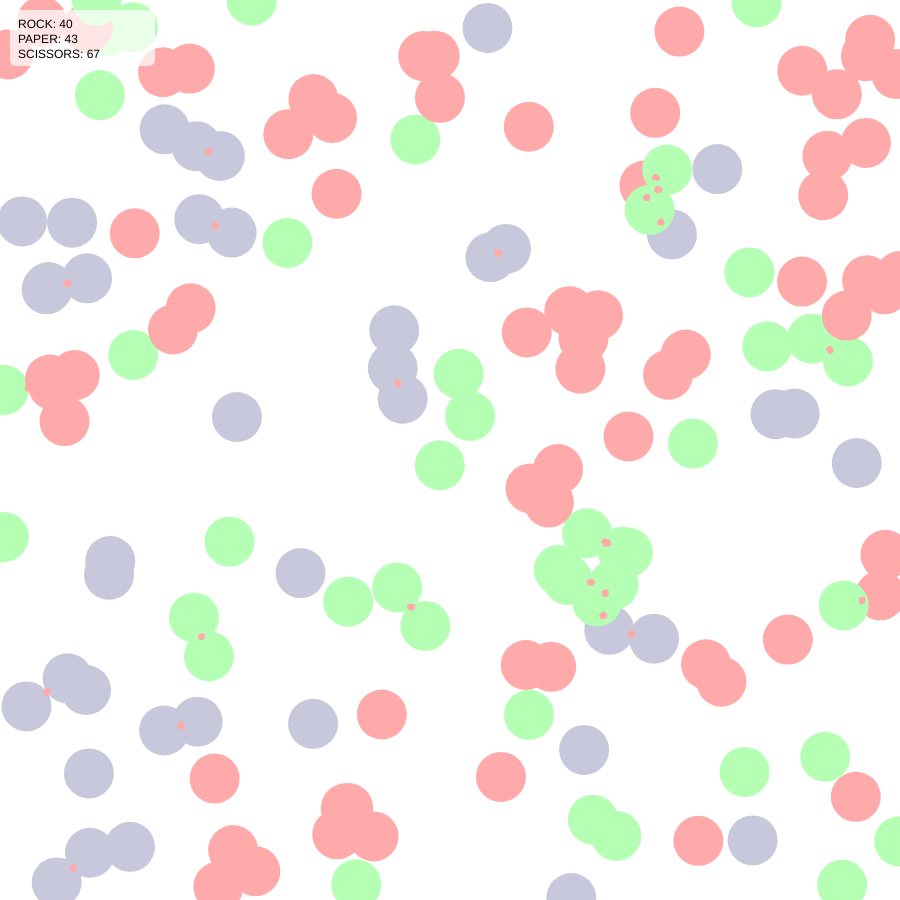
Frame 1 (no input)
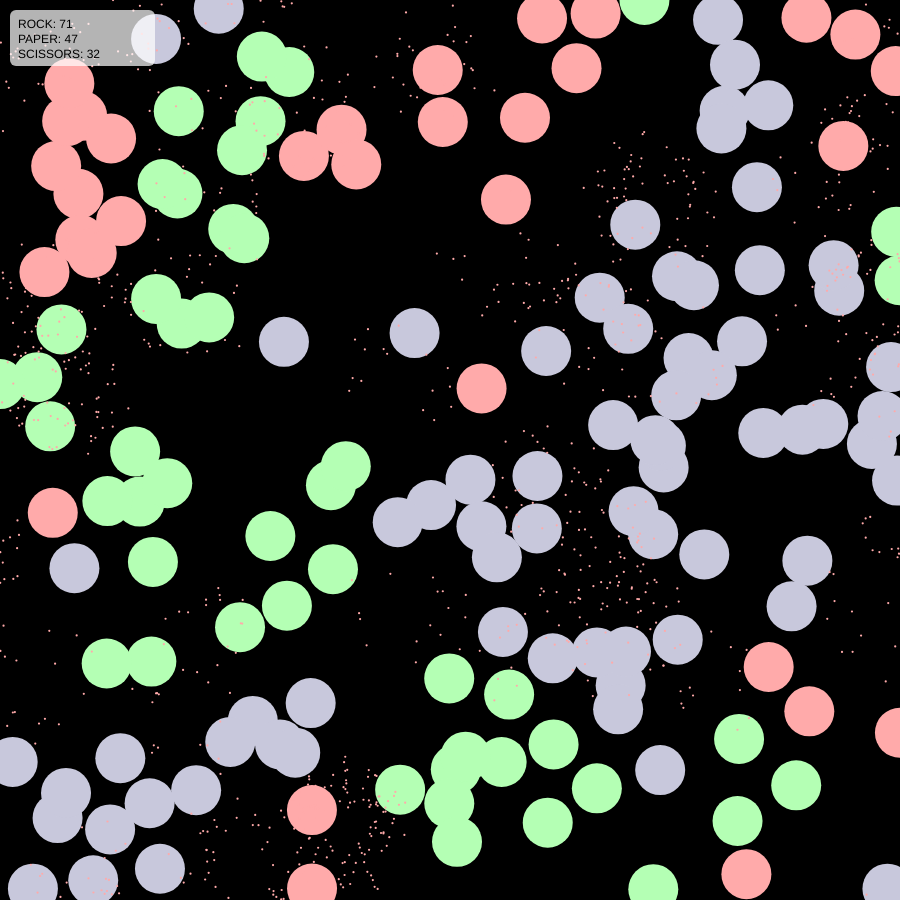
Frame 60 (no input)
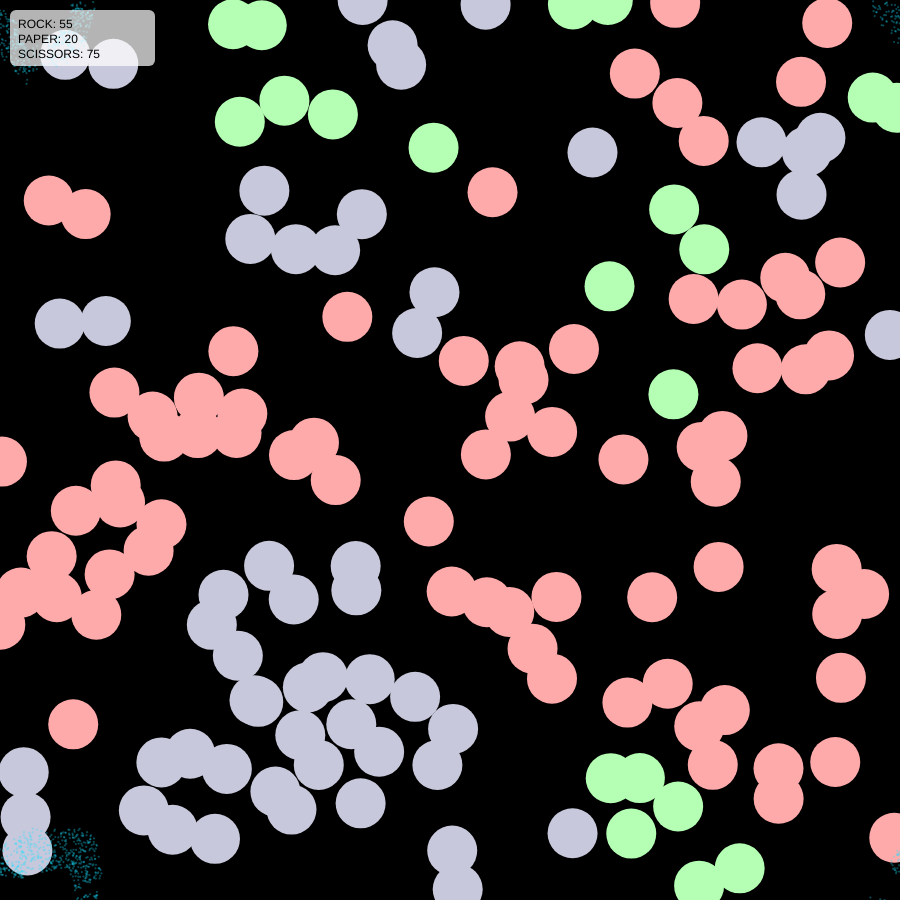
Frame 120 (the mouse pressed at the canvas centre since frame 60)

The p5.js sketch that drew these frames (run headless with seeded random() and noise() and a simulated clock; from frame 60 on, the mouse is pressed at the canvas centre):

// p5.js sketch
// ── sketch.js
const _0x30c834=_0x4b20;(function(_0x2ba4cb,_0x1b00f2){const _0x559144=_0x4b20,_0x15fd5f=_0x2ba4cb();while(!![]){try{const _0x57afe0=parseInt(_0x559144(0x112))/0x1*(-parseInt(_0x559144(0x102))/0x2)+-parseInt(_0x559144(0x10e))/0x3+parseInt(_0x559144(0x113))/0x4+-parseInt(_0x559144(0x10f))/0x5*(-parseInt(_0x559144(0xf9))/0x6)+parseInt(_0x559144(0x10c))/0x7*(-parseInt(_0x559144(0xfb))/0x8)+parseInt(_0x559144(0x104))/0x9*(-parseInt(_0x559144(0x116))/0xa)+parseInt(_0x559144(0xfe))/0xb;if(_0x57afe0===_0x1b00f2)break;else _0x15fd5f['push'](_0x15fd5f['shift']());}catch(_0x4aa618){_0x15fd5f['push'](_0x15fd5f['shift']());}}}(_0x1f62,0xc83b7));function _0x4b20(_0x44e087,_0x3a9f8c){const _0x1f62d1=_0x1f62();return _0x4b20=function(_0x4b2097,_0x11851a){_0x4b2097=_0x4b2097-0xf7;let _0x26c355=_0x1f62d1[_0x4b2097];return _0x26c355;},_0x4b20(_0x44e087,_0x3a9f8c);}const SIDE_SCALE=0.9,NUM_PER_TYPE=0x32,R_PARTICLE=0x19,R_COLLISION=0x32,SPEED=1.2,NOISE_E=0.002,NOISE_T=0.01,TRAIL_ALPHA=0x19,SPARKS_PER_HIT=0x10,SPARK_SPEED=2.4,SPARK_LIFE=0x64,MAX_SPARKS=0x3e8;let MODE_INTERACT='none';const MOUSE_R=0x78,MOUSE_FORCE=0.08,ROCK=0x0,PAPER=0x1,SCISSORS=0x2,COLORS={[ROCK]:[0xc8,0xc8,0xdc],[PAPER]:[0xb4,0xff,0xb4],[SCISSORS]:[0xff,0xaa,0xaa]};let agents=[],sparks=[];function winnerOf(_0x403bca,_0xb111c5){if(_0x403bca===_0xb111c5)return null;if(_0x403bca===ROCK&&_0xb111c5===SCISSORS)return _0x403bca;if(_0x403bca===SCISSORS&&_0xb111c5===PAPER)return _0x403bca;if(_0x403bca===PAPER&&_0xb111c5===ROCK)return _0x403bca;return _0xb111c5;}function wrap(_0x310fb7){if(_0x310fb7['x']<0x0)_0x310fb7['x']=width;if(_0x310fb7['x']>width)_0x310fb7['x']=0x0;if(_0x310fb7['y']<0x0)_0x310fb7['y']=height;if(_0x310fb7['y']>height)_0x310fb7['y']=0x0;}class Agent{constructor(_0x45b2b2,_0x12849d,_0x2432b9){const _0x518e5e=_0x4b20;this['p']=createVector(_0x45b2b2,_0x12849d),this['v']=p5[_0x518e5e(0x105)][_0x518e5e(0x114)]()[_0x518e5e(0x111)](SPEED),this[_0x518e5e(0x110)]=_0x2432b9,this[_0x518e5e(0x103)]=random(0x3e8),this[_0x518e5e(0x115)]=![],this['a']=p5['Vector'][_0x518e5e(0x114)]()['heading']();}[_0x30c834(0x10b)](_0x19eff8){const _0x4b6aa9=_0x30c834,_0x28f4f2=p5[_0x4b6aa9(0x105)][_0x4b6aa9(0xfa)](this['a'])['mult'](0.6);this['v'][_0x4b6aa9(0x108)](_0x28f4f2)[_0x4b6aa9(0x10a)](SPEED*1.6);if(MODE_INTERACT!==_0x4b6aa9(0x101)){const _0x3663c4=dist(this['p']['x'],this['p']['y'],mouseX,mouseY);if(_0x3663c4<MOUSE_R){let _0x3cde7f=createVector(mouseX-this['p']['x'],mouseY-this['p']['y'])[_0x4b6aa9(0xfc)](map(_0x3663c4,0x0,MOUSE_R,MOUSE_FORCE,0x0));if(MODE_INTERACT===_0x4b6aa9(0x100))_0x3cde7f[_0x4b6aa9(0x111)](-0x1);this['v']['add'](_0x3cde7f);}}this['p'][_0x4b6aa9(0x108)](this['v']),wrap(this['p']);}['draw'](){const _0xe169b9=_0x30c834,_0x1b5b08=COLORS[this[_0xe169b9(0x110)]];fill(_0x1b5b08[0x0],_0x1b5b08[0x1],_0x1b5b08[0x2]),noStroke(),ellipse(this['p']['x'],this['p']['y'],R_PARTICLE*0x2);}[_0x30c834(0x10d)](_0x190b68){const _0x27c919=_0x30c834;this[_0x27c919(0x110)]=_0x190b68;}}class Spark{constructor(_0x541d1f,_0x32cab7,_0x3fc513){const _0x4e560f=_0x30c834;this['p']=createVector(_0x541d1f,_0x32cab7),this['v']=p5[_0x4e560f(0x105)]['random2D']()[_0x4e560f(0x111)](random(SPARK_SPEED*0.4,SPARK_SPEED)),this[_0x4e560f(0x106)]=SPARK_LIFE,this[_0x4e560f(0xff)]=_0x3fc513;}[_0x30c834(0x10b)](_0x223dfd){const _0x1e408b=_0x30c834;this['v'][_0x1e408b(0x111)](0.97);const _0x4ddb71=noise(this['p']['x']*NOISE_E*0x2,this['p']['y']*NOISE_E*0x2,(_0x223dfd+this[_0x1e408b(0xff)])*NOISE_T)*TWO_PI*0x2;this['v']['add'](p5['Vector'][_0x1e408b(0xfa)](_0x4ddb71)['mult'](0.05)),this['p'][_0x1e408b(0x108)](this['v']),this['life']--,wrap(this['p']);}[_0x30c834(0xf8)](_0x4cda1c){const _0x3fed63=_0x30c834;colorMode(HSB,0x168,0x64,0x64,0x64);const _0x2fdfbf=noise(this['hueSeed']+_0x4cda1c*0.02)*0x168,_0x232cb4=map(this[_0x3fed63(0x106)],0x0,SPARK_LIFE,0x0,0x50);fill(_0x2fdfbf,0x5a,0x64,_0x232cb4),noStroke(),ellipse(this['p']['x'],this['p']['y'],map(this[_0x3fed63(0x106)],0x0,SPARK_LIFE,0x1,0x4)),colorMode(RGB,0xff);}}function setup(){const _0x5c515c=_0x30c834,_0x4aac85=min(windowWidth,windowHeight)*SIDE_SCALE;createCanvas(_0x4aac85,_0x4aac85);for(let _0x1bf99f=0x0;_0x1bf99f<NUM_PER_TYPE;_0x1bf99f++)agents['push'](new Agent(random(width),random(height),ROCK));for(let _0x116a98=0x0;_0x116a98<NUM_PER_TYPE;_0x116a98++)agents['push'](new Agent(random(width),random(height),PAPER));for(let _0x20215c=0x0;_0x20215c<NUM_PER_TYPE;_0x20215c++)agents[_0x5c515c(0xf7)](new Agent(random(width),random(height),SCISSORS));}function windowResized(){const _0x1a6524=min(windowWidth,windowHeight)*SIDE_SCALE;resizeCanvas(_0x1a6524,_0x1a6524);}function draw(){const _0x4719db=_0x30c834;noStroke(),rect(0x0,0x0,width,height);const _0xbc67df=frameCount;for(let _0x117397 of agents)_0x117397[_0x4719db(0x10b)](_0xbc67df);for(let _0x3e34bc=0x0;_0x3e34bc<agents['length'];_0x3e34bc++){const _0x4ef614=agents[_0x3e34bc];if(_0x4ef614['isDead'])continue;for(let _0x1ffdef=_0x3e34bc+0x1;_0x1ffdef<agents[_0x4719db(0x107)];_0x1ffdef++){const _0x3029a0=agents[_0x1ffdef];if(_0x3029a0['isDead'])continue;const _0x479746=(_0x4ef614['p']['x']-_0x3029a0['p']['x'])**0x2+(_0x4ef614['p']['y']-_0x3029a0['p']['y'])**0x2;if(_0x479746<=R_COLLISION*R_COLLISION){if(_0x4ef614[_0x4719db(0x110)]!==_0x3029a0[_0x4719db(0x110)]){const _0x5e1ef3=winnerOf(_0x4ef614['type'],_0x3029a0[_0x4719db(0x110)]);if(_0x5e1ef3!==null){const _0x19cd93=_0x5e1ef3===_0x4ef614[_0x4719db(0x110)]?_0x3029a0:_0x4ef614,_0xb5d234=p5[_0x4719db(0x105)][_0x4719db(0x108)](_0x4ef614['p'],_0x3029a0['p'])[_0x4719db(0x111)](0.5);_0x19cd93[_0x4719db(0x10d)](_0x5e1ef3);if(sparks['length']<MAX_SPARKS){for(let _0x510764=0x0;_0x510764<SPARKS_PER_HIT;_0x510764++)sparks[_0x4719db(0xf7)](new Spark(_0xb5d234['x'],_0xb5d234['y']));}const _0x46511c=_0x5e1ef3===_0x4ef614['type']?_0x4ef614:_0x3029a0,_0x3458e1=p5[_0x4719db(0x105)][_0x4719db(0x109)](_0x46511c['p'],_0x19cd93['p'])['setMag'](1.2);_0x46511c['v'][_0x4719db(0x108)](_0x3458e1);}}else{const _0x53b145=p5['Vector'][_0x4719db(0x109)](_0x4ef614['p'],_0x3029a0['p'])['setMag'](0.3);_0x4ef614['v'][_0x4719db(0x108)](_0x53b145),_0x3029a0['v']['sub'](_0x53b145);}}}}agents=agents[_0x4719db(0xfd)](_0x4f5d91=>!_0x4f5d91['isDead']);for(let _0x342b2b of agents)_0x342b2b[_0x4719db(0xf8)]();for(let _0x371439 of sparks){_0x371439[_0x4719db(0x10b)](_0xbc67df),_0x371439[_0x4719db(0xf8)](_0xbc67df);}sparks=sparks['filter'](_0x34c5c2=>_0x34c5c2[_0x4719db(0x106)]>0x0),drawHUD();}function drawHUD(){const _0x4432f2=_0x30c834,_0x10b752=agents[_0x4432f2(0xfd)](_0x3d7702=>_0x3d7702[_0x4432f2(0x110)]===ROCK)[_0x4432f2(0x107)],_0x62d57f=agents[_0x4432f2(0xfd)](_0x73fafe=>_0x73fafe['type']===PAPER)['length'],_0x4cf782=agents['filter'](_0x2c429c=>_0x2c429c[_0x4432f2(0x110)]===SCISSORS)[_0x4432f2(0x107)];noStroke(),fill(0xff,0xb4),rect(0xa,0xa,0x91,0x38,0x6),fill(0x0),textSize(0xc),text('ROCK:\x20'+_0x10b752+'\x0aPAPER:\x20'+_0x62d57f+'\x0aSCISSORS:\x20'+_0x4cf782,0x12,0x1c);}function keyPressed(){if(key==='r'||key==='R')return reset();}function mousePressed(){return reset();}function reset(){const _0xc1b1eb=_0x30c834;agents=[];for(let _0x245f6a=0x0;_0x245f6a<NUM_PER_TYPE;_0x245f6a++)agents[_0xc1b1eb(0xf7)](new Agent(random(width),random(height),ROCK));for(let _0x554a9e=0x0;_0x554a9e<NUM_PER_TYPE;_0x554a9e++)agents[_0xc1b1eb(0xf7)](new Agent(random(width),random(height),PAPER));for(let _0x19f1e2=0x0;_0x19f1e2<NUM_PER_TYPE;_0x19f1e2++)agents[_0xc1b1eb(0xf7)](new Agent(random(width),random(height),SCISSORS));sparks=[];for(let _0x2fd064=0x0;_0x2fd064<MAX_SPARKS;_0x2fd064++)sparks[_0xc1b1eb(0xf7)](new Spark(-0x64,-0x64,0x0));}function _0x1f62(){const _0x15d259=['26gBmdzY','3204692XTbykC','random2D','isDead','70LVNXoP','push','draw','300grprTl','fromAngle','191384KrDffU','setMag','filter','45645864TXxRIO','hueSeed','repel','none','47338ZZvrwu','phase','2047464lWmUuM','Vector','life','length','add','sub','limit','update','455aAhWiM','transformTo','4468605iowSsK','112175vaveHs','type','mult'];_0x1f62=function(){return _0x15d259;};return _0x1f62();}
